Frame 1 (no input): blank canvas, image omitted
Frame 60 (the mouse pressed at the canvas centre just before this capture): blank canvas, image omitted
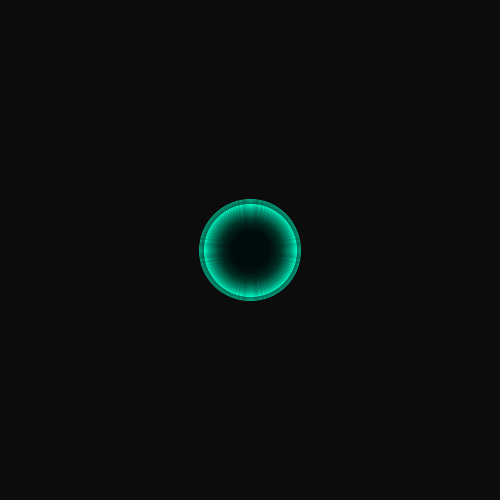
Frame 120 (the mouse held since frame 60 and released just before this capture)

The Processing sketch whose frames 1 and 60 were blank and that drew this single picture after the mouse press (run headless with seeded random() and noise(); from frame 60 on, the mouse is pressed at the canvas centre):

// Processing sketch: ripples
// ── ripples.pde
class Ripple {
  float x,y;
  int r1=0,r2=0;
}
ArrayList<Ripple> rips = new ArrayList<>();
void setup() {
  size(500,500);
}

void draw() {
  noStroke();
  fill(0,10);
  rect(0,0,width,height);
  stroke(0,255,200);
  ArrayList<Ripple> cpy = new ArrayList<>(rips);
  for (Ripple rip : cpy) {
    if (rip.r1 != 0) rip.r1 += 2;
    if (rip.r1 > 30 || rip.r2 != 0) rip.r2 += 2;
    ellipse(rip.x,rip.y,rip.r1,rip.r1);
    ellipse(rip.x,rip.y,rip.r2,rip.r2);
    if (rip.r1 > 100) rip.r1 = 0;
    if (rip.r2 > 100) rips.remove(rip);
  }
}

void mousePressed() {
  Ripple rip = new Ripple();
  rip.x = mouseX;
  rip.y = mouseY;
  rip.r1 = 1;
  rips.add(rip);
}

void keyPressed() {
  if (key == ' ') {
    save("ripples.png");
  }
}
